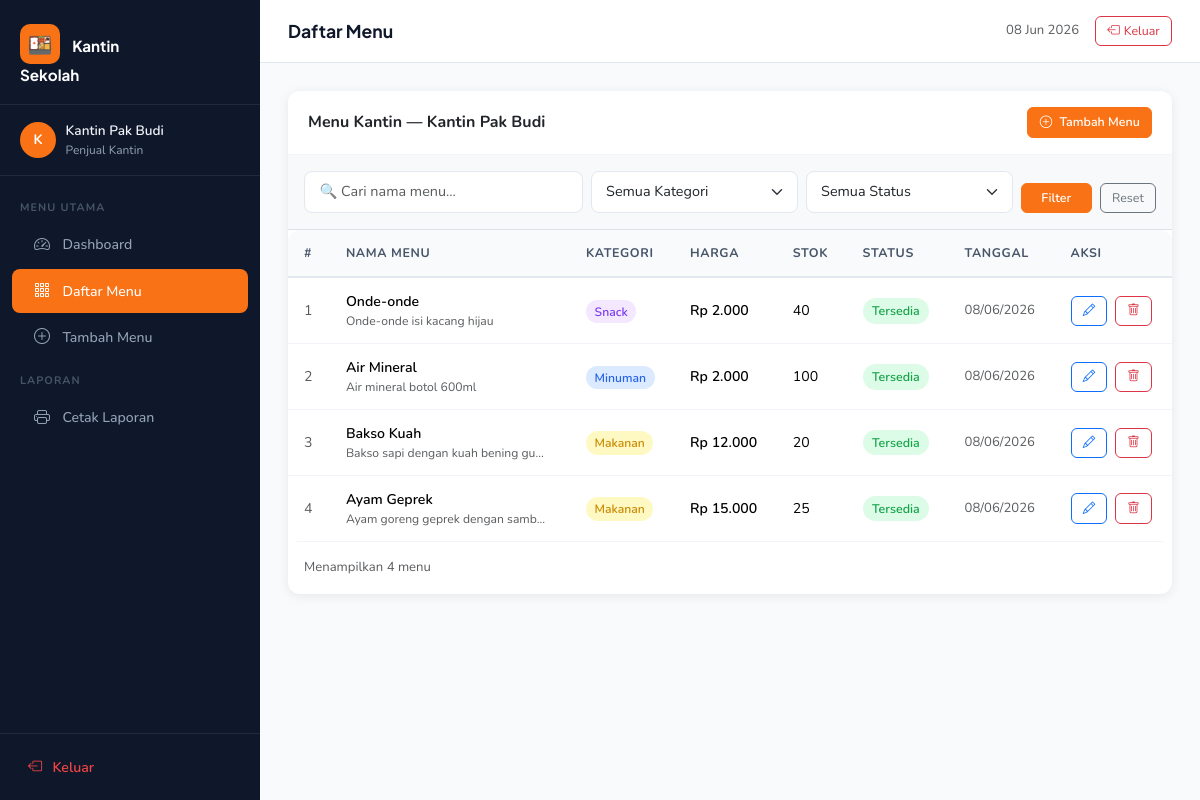
Screenshot of /manajemen_menu_kantin/menu/index.php (signed in) with the database file from the repository.
### tables this page shows
CREATE TABLE IF NOT EXISTS menu (
    id            INT AUTO_INCREMENT PRIMARY KEY,
    user_id       INT NOT NULL,
    nama_menu     VARCHAR(100) NOT NULL,
    kategori_menu VARCHAR(50)  NOT NULL,
    harga         INT NOT NULL,
    stok          INT NOT NULL,
    status_menu   VARCHAR(50)  NOT NULL,
    deskripsi     TEXT,
    tanggal_input DATE NOT NULL,
    created_at    TIMESTAMP NULL DEFAULT CURRENT_TIMESTAMP,
    updated_at    TIMESTAMP NULL DEFAULT CURRENT_TIMESTAMP ON UPDATE CURRENT_TIMESTAMP,
    FOREIGN KEY (user_id) REFERENCES users(id) ON DELETE CASCADE
);

### manajemen_menu_kantin/menu/index.php (the view, shortened to what this page needs)
<?php
require_once __DIR__ . '/../config/database.php';
$uid = $_SESSION['user_id'];
$kategori = $_GET['kategori'] ?? '';
$status   = $_GET['status']   ?? '';
$cari     = $_GET['cari']     ?? '';
$sql    = "SELECT * FROM menu WHERE user_id = ?";
$params = [$uid];
$sql .= " ORDER BY id DESC";
$stmt = $pdo->prepare($sql);
$stmt->execute($params);
$menus = $stmt->fetchAll();
function formatRp($n) { return 'Rp ' . number_format($n, 0, ',', '.'); }
function kategoriClass($k) {
    return match($k) {
        'Makanan' => 'badge-makanan',
        'Minuman' => 'badge-minuman',
        default   => 'badge-snack',
    };
}
require_once __DIR__ . '/../config/layout_start.php';
?>
<div class="card">
    <div class="card-header d-flex flex-column flex-md-row justify-content-between align-items-start align-items-md-center gap-2">
        <span class="fw-bold">Menu Kantin — <?= htmlspecialchars($_SESSION['user_name']) ?></span>
        <a href="/manajemen_menu_kantin/menu/create.php" class="btn btn-primary btn-sm">
            <i class="bi bi-plus-circle me-1"></i> Tambah Menu
        </a>
    </div>
    <div class="p-3 border-bottom bg-light" style="border-radius:0">
        <form method="GET" class="row g-2 align-items-end">
            <div class="col-12 col-md-4">
                <input type="text" name="cari" class="form-control form-control-sm"
                       placeholder="🔍 Cari nama menu..." value="<?= htmlspecialchars($cari) ?>">
            </div>
            <div class="col-6 col-md-3">
                <select name="kategori" class="form-select form-select-sm">
                    <option value="">Semua Kategori</option>
                </select>
            </div>
            <div class="col-6 col-md-3">
                <select name="status" class="form-select form-select-sm">
                    <option value="">Semua Status</option>
                </select>
            </div>
            <div class="col-12 col-md-2 d-flex gap-2">
                <button type="submit" class="btn btn-primary btn-sm flex-grow-1">Filter</button>
                <a href="/manajemen_menu_kantin/menu/index.php" class="btn btn-outline-secondary btn-sm">Reset</a>
            </div>
        </form>
    </div>
    <div class="card-body p-0">
        <?php if (empty($menus)): ?>
            <div class="text-center py-5 text-muted">
                <i class="bi bi-inbox fs-1 d-block mb-3"></i>
                <p class="mb-0">Tidak ada menu ditemukan.</p>
                <?php if (!$kategori && !$status && !$cari): ?>
                    <a href="/manajemen_menu_kantin/menu/create.php" class="btn btn-primary mt-3">
                        <i class="bi bi-plus-circle me-1"></i> Tambah Menu Pertama
                    </a>
                <?php endif; ?>
            </div>
        <?php else: ?>
        <div class="table-responsive">
            <table class="table table-hover mb-0">
                <thead>
                    <tr>
                        <th>#</th>
                        <th>Nama Menu</th>
                        <th>Kategori</th>
                        <th>Harga</th>
                        <th>Stok</th>
                        <th>Status</th>
                        <th>Tanggal</th>
                        <th>Aksi</th>
                    </tr>
                </thead>
                <tbody>
                    <?php foreach ($menus as $i => $m): ?>
                    <tr>
                        <td class="text-muted"><?= $i+1 ?></td>
                        <td>
                            <div class="fw-600" style="font-weight:600"><?= htmlspecialchars($m['nama_menu']) ?></div>
                            <?php if ($m['deskripsi']): ?>
                                <div class="text-muted" style="font-size:.76rem;max-width:200px;overflow:hidden;white-space:nowrap;text-overflow:ellipsis">
                                    <?= htmlspecialchars($m['deskripsi']) ?>
                                </div>
                            <?php endif; ?>
                        </td>
                        <td><span class="<?= kategoriClass($m['kategori_menu']) ?>"><?= htmlspecialchars($m['kategori_menu']) ?></span></td>
                        <td style="font-weight:600"><?= formatRp($m['harga']) ?></td>
                        <td><?= $m['stok'] ?></td>
                        <td><span class="<?= $m['status_menu']==='Tersedia'?'badge-tersedia':'badge-habis' ?>"><?= htmlspecialchars($m['status_menu']) ?></span></td>
                        <td class="text-muted" style="font-size:.82rem"><?= date('d/m/Y', strtotime($m['tanggal_input'])) ?></td>
                        <td>
                            <a href="/manajemen_menu_kantin/menu/edit.php?id=<?= $m['id'] ?>"
                               class="btn btn-sm btn-outline-primary me-1">
                                <i class="bi bi-pencil"></i>
                            </a>
                            <button type="button"
                                    class="btn btn-sm btn-outline-danger btn-hapus"
                                    data-id="<?= $m['id'] ?>"
                                    data-nama="<?= htmlspecialchars($m['nama_menu']) ?>">
                                <i class="bi bi-trash"></i>
                            </button>
                        </td>
                    </tr>
                    <?php endforeach; ?>
                </tbody>
            </table>
        </div>
        <div class="p-3 text-muted" style="font-size:.82rem">
            Menampilkan <?= count($menus) ?> menu
        </div>
        <?php endif; ?>
    </div>
</div>
<?php require_once __DIR__ . '/../config/layout_end.php'; ?>

### manajemen_menu_kantin/assets/css/style.css (style rules this page uses)
:root { --primary: #f97316; --primary-dk: #ea580c; --primary-lt: #fff7ed; --secondary: #0f172a; --success: #16a34a; --danger: #dc2626; --warning: #d97706; --sidebar-w: 260px; --radius: 12px; --shadow: 0 2px 12px rgba(0,0,0,.08); --shadow-lg: 0 8px 30px rgba(0,0,0,.12); }
* { box-sizing: border-box; }
body { font-family: 'Nunito', sans-serif; background: #f8fafc; color: #1e293b; margin: 0; }
.card { border: none; border-radius: var(--radius); box-shadow: var(--shadow); }
.card-header { background: #fff; border-bottom: 1px solid #f1f5f9; border-radius: var(--radius) var(--radius) 0 0 !important; padding: 1rem 1.25rem; }
.table-responsive { border-radius: var(--radius); overflow: hidden; }
.table thead th { background: #f8fafc; color: #475569; font-size: .78rem; font-weight: 700; letter-spacing: .05em; text-transform: uppercase; border-bottom: 2px solid #e2e8f0; padding: .85rem 1rem; white-space: nowrap; }
.table tbody td { padding: .8rem 1rem; vertical-align: middle; border-color: #f1f5f9; font-size: .88rem; }
.badge-tersedia { background: #dcfce7; color: #16a34a; padding: .35em .75em; border-radius: 20px; font-size: .78rem; font-weight: 600; }
.badge-makanan { background: #fef9c3; color: #ca8a04; padding:.3em .7em; border-radius:20px; font-size:.76rem; font-weight:600; }
.badge-minuman { background: #dbeafe; color: #2563eb; padding:.3em .7em; border-radius:20px; font-size:.76rem; font-weight:600; }
.badge-snack { background: #f3e8ff; color: #7c3aed; padding:.3em .7em; border-radius:20px; font-size:.76rem; font-weight:600; }
.btn-primary { background: var(--primary) !important; border-color: var(--primary) !important; font-weight: 600; }
.btn-sm { font-size: .78rem; padding: .3rem .7rem; border-radius: 6px; }
.form-control, .form-select { border-radius: 8px; border: 1.5px solid #e2e8f0; font-size: .9rem; padding: .6rem .9rem; }

### rows the page displays
menu: nama_menu "Onde-onde", deskripsi "Onde-onde isi kacang hijau", kategori_menu "Snack", harga "Rp 2.000", stok "40", status_menu "Tersedia", tanggal_input "08/06/2026"
menu: nama_menu "Air Mineral", deskripsi "Air mineral botol 600ml", kategori_menu "Minuman", harga "Rp 2.000", stok "100", status_menu "Tersedia", tanggal_input "08/06/2026"
menu: nama_menu "Bakso Kuah", deskripsi "Bakso sapi dengan kuah bening gu…", kategori_menu "Makanan", harga "Rp 12.000", stok "20", status_menu "Tersedia", tanggal_input "08/06/2026"
menu: nama_menu "Ayam Geprek", deskripsi "Ayam goreng geprek dengan samb…", kategori_menu "Makanan", harga "Rp 15.000", stok "25", status_menu "Tersedia", tanggal_input "08/06/2026"

### other values shown
getInitial($_SESSION['user_name']) "K"
$_SESSION['user_name'] "Kantin Pak Budi"
$pageTitle "Daftar Menu"
count($menus) "4"
